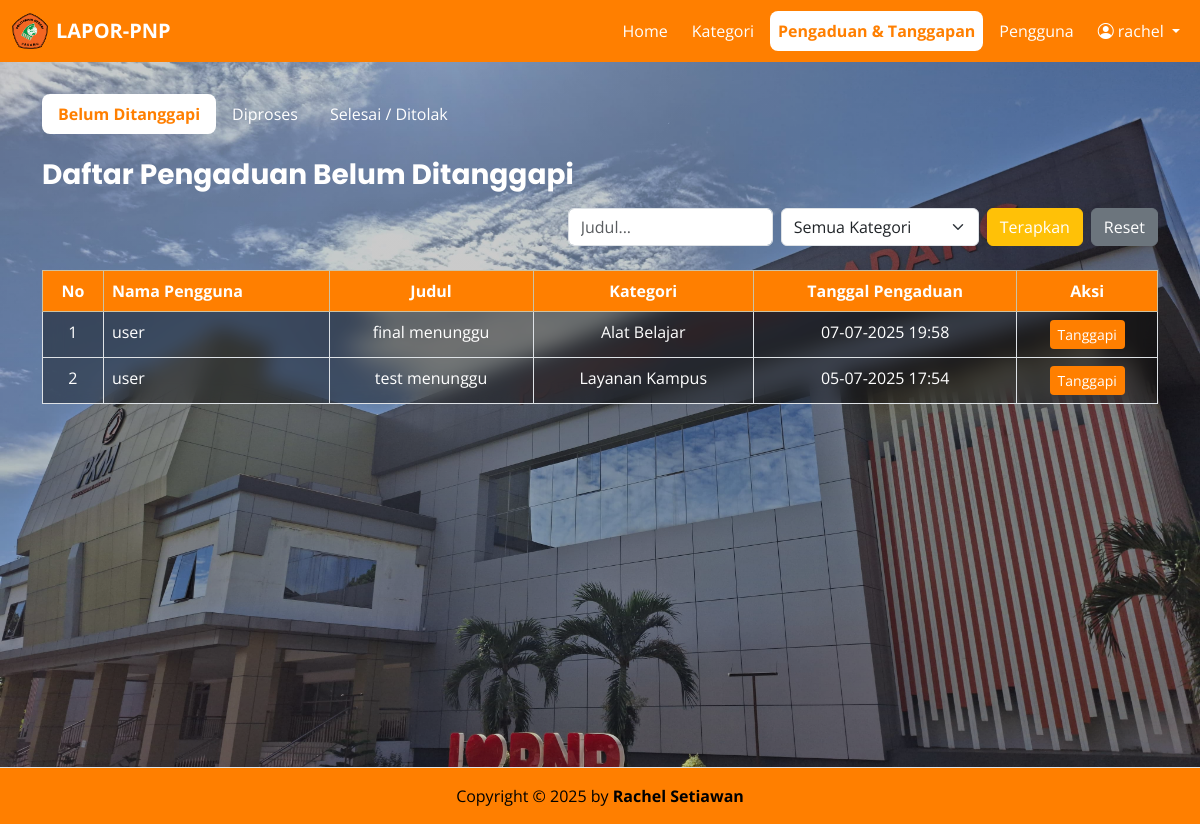
/index.php?folder=admin&page=tanggapan (signed in), run on the app's committed database.
### tables this page shows
CREATE TABLE `rachel_pengaduan` (
  `id` int(11) NOT NULL,
  `user_id` int(11) NOT NULL,
  `kategori_id` int(11) NOT NULL,
  `judul` varchar(255) NOT NULL,
  `isi` text NOT NULL,
  `lampiran` varchar(255) DEFAULT NULL,
  `status` enum('Menunggu','Diproses','Selesai','Ditolak') DEFAULT 'Menunggu',
  `created_at` datetime DEFAULT current_timestamp(),
  `updated_at` datetime DEFAULT current_timestamp() ON UPDATE current_timestamp()
);

CREATE TABLE `rachel_users` (
  `id` int(11) NOT NULL,
  `nama` varchar(100) NOT NULL,
  `email` varchar(100) NOT NULL,
  `password` varchar(255) NOT NULL,
  `level` enum('admin','mahasiswa') DEFAULT 'mahasiswa',
  `created_at` timestamp NOT NULL DEFAULT current_timestamp()
);

CREATE TABLE `rachel_kategori` (
  `id` int(11) NOT NULL,
  `nama_kategori` varchar(100) NOT NULL,
  `deskripsi` text DEFAULT NULL,
  `created_at` timestamp NOT NULL DEFAULT current_timestamp()
);

### admin/tanggapan.php (the view, shortened to what this page needs)
<?php
$keyword = $_GET['keyword'] ?? '';
?>
<ul class="nav nav-pills mb-4">
    <li class="nav-item">
        <a class="nav-link <?= $_GET['page'] == 'tanggapan' ? 'active' : 'text-white' ?>"
            href="index.php?folder=admin&page=tanggapan">Belum Ditanggapi</a>
    </li>
    <li class="nav-item">
        <a class="nav-link <?= $_GET['page'] == 'tanggapan_diproses' ? 'active' : 'text-white' ?>"
            href="index.php?folder=admin&page=tanggapan_diproses">Diproses</a>
    </li>
    <li class="nav-item">
        <a class="nav-link <?= $_GET['page'] == 'tanggapan_selesai' ? 'active' : 'text-white' ?>"
            href="index.php?folder=admin&page=tanggapan_selesai">Selesai / Ditolak</a>
    </li>
</ul>
<h3 class="mb-3 fw-bold text-white">Daftar Pengaduan Belum Ditanggapi</h3>
<form class="row mb-4 justify-content-end g-2 align-items-end" method="GET">
    <div class="col-auto">
        <input type="text" class="form-control" name="keyword" placeholder="Judul..."
            value="<?= htmlspecialchars($keyword) ?>">
    </div>
    <div class="col-auto">
        <select name="kategori" class="form-select">
            <option value="">Semua Kategori</option>
        </select>
    </div>
    <div class="col-auto d-flex gap-2">
        <button type="submit" class="btn btn-warning text-white mt-auto">Terapkan</button>
        <a href="index.php?folder=admin&page=tanggapan" class="btn btn-secondary mt-auto">Reset</a>
    </div>
</form>
<?php
$query = "
    SELECT p.id, u.nama AS nama_pengguna, p.judul, p.created_at, k.nama_kategori
    FROM rachel_pengaduan p
    JOIN rachel_users u ON p.user_id = u.id
    JOIN rachel_kategori k ON p.kategori_id = k.id
    WHERE p.id NOT IN (SELECT pengaduan_id FROM rachel_tanggapan)
";
$query .= " ORDER BY p.created_at DESC";
$result = $koneksi->query($query);
?>
<?php if ($result->num_rows > 0): ?>
    <div class="table-responsive mb-5">
        <table class="table table-bordered table-striped table-transparent table-orange">
            <thead class="table-warning">
                <tr>
                    <th class="text-center">No</th>
                    <th>Nama Pengguna</th>
                    <th class="text-center">Judul</th>
                    <th class="text-center">Kategori</th>
                    <th class="text-center">Tanggal Pengaduan</th>
                    <th class="text-center">Aksi</th>
                </tr>
            </thead>
            <tbody>
                <?php $no = 1;
                while ($row = $result->fetch_assoc()): ?>
                    <tr>
                        <td class="text-center"><?= $no++ ?></td>
                        <td><?= htmlspecialchars($row['nama_pengguna']) ?></td>
                        <td class="text-center"><?= htmlspecialchars($row['judul']) ?></td>
                        <td class="text-center"><?= htmlspecialchars($row['nama_kategori']) ?></td>
                        <td class="text-center"><?= date('d-m-Y H:i', strtotime($row['created_at'])) ?></td>
                        <td class="text-center">
                            <a href="index.php?folder=admin&page=form_tanggapan&id=<?= $row['id'] ?>"
                                class="btn btn-sm btn-orange">Tanggapi</a>
                        </td>
                    </tr>
                <?php endwhile ?>
            </tbody>
        </table>
    </div>
<?php endif; ?>

### index.php (style rules this page uses)
body { font-family: 'Open Sans', sans-serif; margin: 0; padding: 0; background-image: linear-gradient(rgba(0, 0, 0, 0.2), rgba(0, 0, 0, 0.2)), url('assets/img/home.jpg'); background-size: cover; background-position: center; background-repeat: no-repeat; background-attachment: fixed; min-height: 100vh; }
h1, h2, h3, h4, h5, h6 { font-family: 'Poppins', sans-serif; }
.nav-link { color: white !important; transition: 0.2s; }
.nav-link.active { background-color: white !important; color: #ff7f00 !important; font-weight: bold; border-radius: 0.5rem; }
.table-transparent { background-color: rgba(0, 0, 0, 0.4); backdrop-filter: blur(10px); color: white; }
.table-transparent th, .table-transparent td { background-color: transparent !important; color: white; }
.table-orange thead { background-color: #ff7f00; color: white; }
.btn-orange { background-color: #ff7f00; color: white; border: none; }

### data on the page
rachel_pengaduan: user.nama "user", judul "final menunggu", kategori.nama_kategori "Alat Belajar", created_at "07-07-2025 19:58"
rachel_pengaduan: user.nama "user", judul "test menunggu", kategori.nama_kategori "Layanan Kampus", created_at "05-07-2025 17:54"

### other printed values
$_SESSION['nama'] "rachel"
